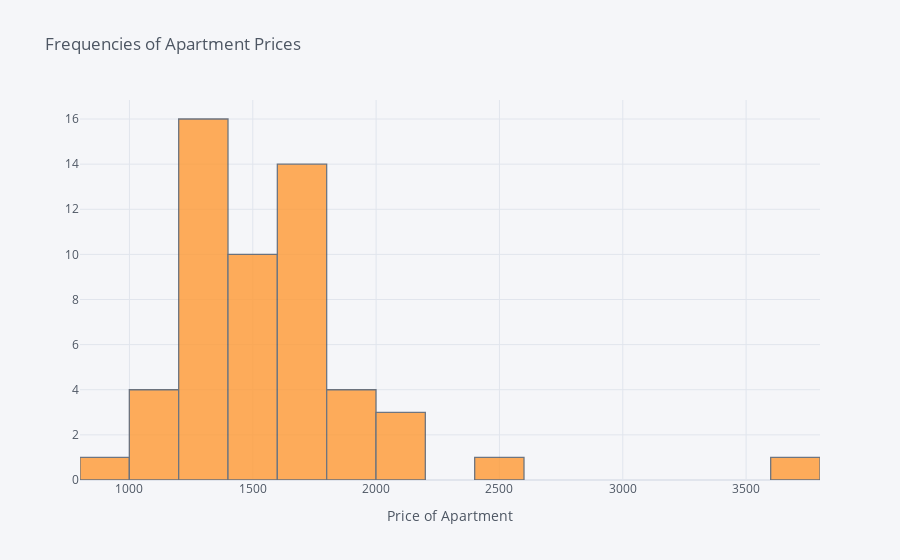
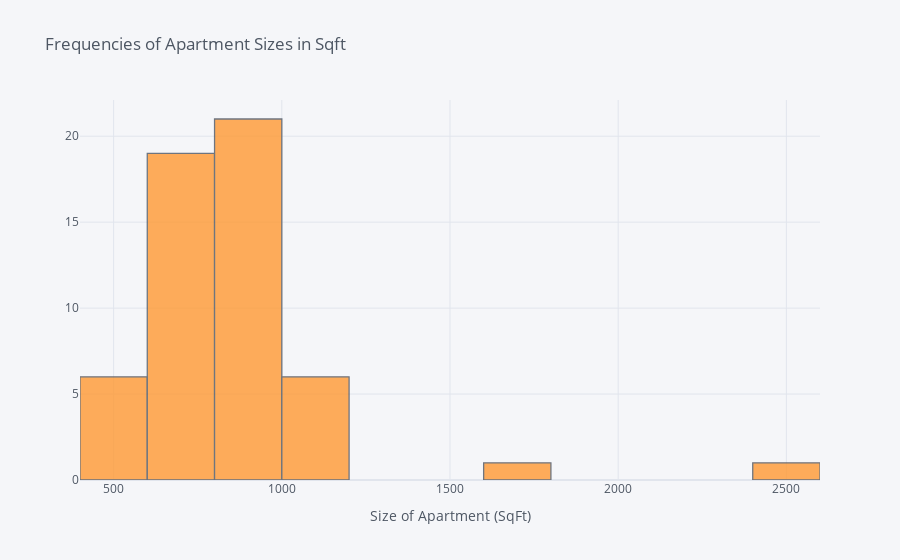

Write notebook code for charts like these, in order.
### Markdown cell above
## Plotting price and size, we can see there is a clear relationship between both attributes

### Code cell
df['price'].iplot(kind='histogram', xTitle='Price of Apartment', title='Frequencies of Apartment Prices')
df[['size']].iplot(kind='histogram', xTitle='Size of Apartment (SqFt)', title='Frequencies of Apartment Sizes in Sqft')

### Figure 1 — Plotly figure (JSON) as saved in the notebook; plotly's stock layout.template omitted (floating-point values rounded to 4 significant figures)
{"data": [{"histfunc": "count", "histnorm": "", "marker": {"color": "rgba(255, 153, 51, 1.0)", "line": {"color": "#4D5663", "width": 1.3}}, "name": "price", "opacity": 0.8, "orientation": "v", "type": "histogram", "x": [1200, 1300, 900, 1550, 1675, 1725, 1385, 1450, 1100, 1360, 1350, 1425, 1650, 1615, 1275, 1200, 1730, 1310, 1920, 1925, 1615, 1305, 1640, 1630, 1390, 1500, 1475, 1050, 1600, 1250, 1500, 3675, 1400, 1100, 2400, 1600, 1630, 1750, 1150, 1200, 1600, 1425, 2125, 1305, 1370, 1475, 1815, 2125, 1880, 2190, 1705, 1525, 1255, 1355]}], "layout": {"barmode": "overlay", "legend": {"bgcolor": "#F5F6F9", "font": {"color": "#4D5663"}}, "paper_bgcolor": "#F5F6F9", "plot_bgcolor": "#F5F6F9", "title": {"font": {"color": "#4D5663"}, "text": "Frequencies of Apartment Prices"}, "xaxis": {"gridcolor": "#E1E5ED", "showgrid": true, "tickfont": {"color": "#4D5663"}, "title": {"font": {"color": "#4D5663"}, "text": "Price of Apartment"}, "zerolinecolor": "#E1E5ED"}, "yaxis": {"gridcolor": "#E1E5ED", "showgrid": true, "tickfont": {"color": "#4D5663"}, "title": {"font": {"color": "#4D5663"}, "text": ""}, "zerolinecolor": "#E1E5ED"}}}

### Figure 2 — Plotly figure (JSON) as saved in the notebook; plotly's stock layout.template omitted (floating-point values rounded to 4 significant figures)
{"data": [{"histfunc": "count", "histnorm": "", "marker": {"color": "rgba(255, 153, 51, 1.0)", "line": {"color": "#4D5663", "width": 1.3}}, "name": "size", "opacity": 0.8, "orientation": "v", "type": "histogram", "x": [500, 700, 500, 550, 660, 912, 846.7, 730, 750, 581, 846.7, 846.7, 846.7, 659, 500, 700, 888, 663, 970, 1137, 889, 650, 977, 965, 661, 715, 859, 600, 1000, 540, 700, 2400, 900, 600, 1600, 800, 940, 945, 750, 1000, 972, 850, 1130, 638, 753, 862, 988, 1135, 988, 1135, 915, 675, 616, 786]}], "layout": {"barmode": "overlay", "legend": {"bgcolor": "#F5F6F9", "font": {"color": "#4D5663"}}, "paper_bgcolor": "#F5F6F9", "plot_bgcolor": "#F5F6F9", "title": {"font": {"color": "#4D5663"}, "text": "Frequencies of Apartment Sizes in Sqft"}, "xaxis": {"gridcolor": "#E1E5ED", "showgrid": true, "tickfont": {"color": "#4D5663"}, "title": {"font": {"color": "#4D5663"}, "text": "Size of Apartment (SqFt)"}, "zerolinecolor": "#E1E5ED"}, "yaxis": {"gridcolor": "#E1E5ED", "showgrid": true, "tickfont": {"color": "#4D5663"}, "title": {"font": {"color": "#4D5663"}, "text": ""}, "zerolinecolor": "#E1E5ED"}}}
